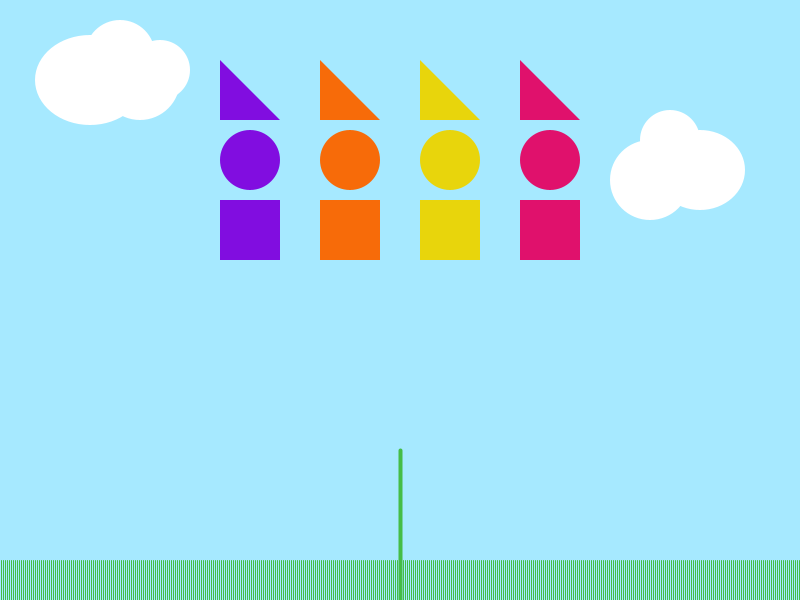
Frame 1 (no input)
Frame 60 (the mouse pressed at the canvas centre just before this capture): identical to frame 1, image omitted
Frame 120 (the mouse held since frame 60 and released just before this capture): identical to frame 1, image omitted

The Processing sketch that drew this single still picture (run headless with seeded random() and noise(); from frame 60 on, the mouse is pressed at the canvas centre):

// Processing sketch: processing_106745
// ── processing_106745.pde

float rotateAmountPurpleTriangle;
float rotateAmountOrangeTriangle;
float rotateAmountYellowTriangle;
float rotateAmountPinkTriangle;
float rotateAmountPurpleCircle;
float rotateAmountOrangeCircle;
float rotateAmountYellowCircle;
float rotateAmountPinkCircle;
float rotateAmountPurpleSquare;
float rotateAmountOrangeSquare;
float rotateAmountYellowSquare;
float rotateAmountPinkSquare;
boolean purpleTriangleButton;
boolean orangeTriangleButton;
boolean yellowTriangleButton;
boolean pinkTriangleButton;
boolean purpleSquareButton;
boolean orangeSquareButton;
boolean yellowSquareButton;
boolean pinkSquareButton;
boolean purpleCircleButton;
boolean orangeCircleButton;
boolean yellowCircleButton;
boolean pinkCircleButton;



void setup () {
  size (800, 600);
  ellipseMode(CENTER);

  purpleTriangleButton=false;
  orangeTriangleButton=false;
  yellowTriangleButton=false;
  pinkTriangleButton=false;
  purpleSquareButton=false;
  orangeSquareButton=false;
  yellowSquareButton=false;
  pinkSquareButton=false;
  purpleCircleButton=false;
  orangeCircleButton=false;
  yellowCircleButton=false;
  pinkCircleButton=false;
}

void draw () {
  background (166, 233, 255);

  //grass
  for (int i=0; i<799; i++) {
    stroke(69, 189, 71);
    strokeWeight (1);
    line(2*i+1, 560, 2*i+1, 600);
  }
  //flower stem
  stroke(69, 189, 71);
  strokeWeight (4);
  line(400, 450, 400, 600);

  //clouds
  noStroke();
  fill(255);
  ellipse(90, 80, 110, 90);
  ellipse(120, 55, 70, 70);
  ellipse(140, 80, 80, 80);
  ellipse(160, 70, 60, 60);

  ellipse(700, 170, 90, 80);
  ellipse(650, 180, 80, 80);
  ellipse(670, 140, 60, 60);

  //triangles
  noStroke();
  fill(129, 13, 224);
  triangle(220, 60, 220, 120, 280, 120);
  fill(247, 107, 9);
  triangle(320, 60, 320, 120, 380, 120);
  fill(232, 213, 12);
  triangle(420, 60, 420, 120, 480, 120);
  fill(224, 17, 108);
  triangle(520, 60, 520, 120, 580, 120);


  //circles
  fill(129, 13, 224);
  ellipse(250, 160, 60, 60);
  fill(247, 107, 9);
  ellipse(350, 160, 60, 60);
  fill(232, 213, 12);
  ellipse(450, 160, 60, 60);
  fill(224, 17, 108);
  ellipse(550, 160, 60, 60);

  //squares
  fill(129, 13, 224);
  rect(220, 200, 60, 60);
  fill(247, 107, 9);
  rect(320, 200, 60, 60);
  fill(232, 213, 12);
  rect(420, 200, 60, 60);
  fill(224, 17, 108);
  rect(520, 200, 60, 60);

  drawPurpleTriangle();
  drawOrangeTriangle();
  drawYellowTriangle();
  drawPinkTriangle();

  drawPurpleCircle();
  drawOrangeCircle();
  drawYellowCircle();
  drawPinkCircle();

  drawPurpleSquare();
  drawOrangeSquare();
  drawYellowSquare();
  drawPinkSquare();
}


void drawPurpleTriangle() {
  if (purpleTriangleButton) {
    pushMatrix();
    translate(400, 400);
    rotate(rotateAmountPurpleTriangle);
    fill(129, 13, 224, 100);
    triangle(30, 0, 90, 0, 90, -60);
    triangle(0, -30, 0, -90, -60, -90);
    triangle(-30, 0, -90, 0, -90, 60);
    triangle(0, 30, 0, 90, 60, 90);
    rotateAmountPurpleTriangle = rotateAmountPurpleTriangle - 0.07;
    popMatrix();
  }
  else {
  }
}

void drawOrangeTriangle() {
  if (orangeTriangleButton) {
    pushMatrix();
    translate(400, 400);
    rotate(rotateAmountOrangeTriangle);
    fill(247, 107, 9, 120);
    triangle(5, 0, 25, 0, 25, -20);
    triangle(0, -5, 0, -25, -20, -25);
    triangle(-5, 0, -25, 0, -25, 20);
    triangle(0, 5, 0, 25, 20, 25);
    rotateAmountOrangeTriangle = rotateAmountOrangeTriangle + 0.1;
    popMatrix();
  }
  else {
  }
}

void drawYellowTriangle() {
  if (yellowTriangleButton) {
    pushMatrix();
    translate(400, 400);
    rotate(rotateAmountYellowTriangle);
    fill(232, 213, 12, 150);
    triangle(0, 10, 100, 110, 0, 110);
    triangle(10, 0, 110, 0, 110, -100);
    triangle(0, -10, 0, -110, -100, -110);
    triangle(-10, 0, -110, 0, -110, 100);
    rotateAmountYellowTriangle = rotateAmountYellowTriangle - 0.08;
    popMatrix();
  }
  else {
  }
}

void drawPinkTriangle() {
  if (pinkTriangleButton) {
    pushMatrix();
    translate(400, 400);
    rotate(rotateAmountPinkTriangle);
    fill(224, 17, 108, 130);
    triangle(20, 0, 80, 0, 80, -60);
    triangle(0, -20, 0, -80, -60, -80);
    triangle(-20, 0, -80, 0, -80, 60);
    triangle(0, 20, 0, 80, 60, 80);
    rotateAmountPinkTriangle = rotateAmountPinkTriangle + 0.05;
    popMatrix();
  }
  else {
  }
}


void drawPurpleSquare() {
  if (purpleSquareButton) {
    pushMatrix();
    translate(400, 400);
    rotate(rotateAmountPurpleSquare);
    fill(129, 13, 224, 150);
    rect(10, -25, 50, 50);
    rect(-25, -60, 50, 50);
    rect(-60, -25, 50, 50);
    rect(-25, 10, 50, 50);
    rotateAmountPurpleSquare = rotateAmountPurpleSquare + 0.1;
    popMatrix();
  } 
  else {
  }
}

void drawOrangeSquare() {
  if (orangeSquareButton) {
    pushMatrix();
    translate(400, 400);
    rotate(rotateAmountOrangeSquare);
    fill(247, 107, 9, 100);
    rect(20, -30, 50, 50);
    rect(-30, -80, 50, 50);
    rect(-80, -30, 50, 50);
    rect(-30, 20, 50, 50);
    rotateAmountOrangeSquare = rotateAmountOrangeSquare - 0.05;
    popMatrix();
  } 
  else {
  }
}

void drawYellowSquare() {
  if (yellowSquareButton) {
    pushMatrix();
    translate(400, 400);
    rotate(rotateAmountYellowSquare);
    fill(232, 213, 12, 100);
    rect(50, -20, 50, 50);
    rect(-20, -90, 50, 50);
    rect(-90, -20, 50, 50);
    rect(-20, 50, 50, 50);
    rotateAmountYellowSquare = rotateAmountYellowSquare + 0.05;
    popMatrix();
  } 
  else {
  }
}

void drawPinkSquare() {
  if (pinkSquareButton) {
    pushMatrix();
    translate(400, 400);
    rotate(rotateAmountPinkSquare);
    fill(224, 17, 108, 150);
    rect(80, -25, 50, 50);
    rect(-25, -130, 50, 50);
    rect(-130, -25, 50, 50);
    rect(-25, 80, 50, 50);
    rotateAmountPinkSquare = rotateAmountPinkSquare - 0.1;
    popMatrix();
  } 
  else {
  }
}

void drawPurpleCircle() {
  if (purpleCircleButton) {
    pushMatrix();
    translate(400, 400);
    rotate(rotateAmountPurpleCircle);
    fill(129, 13, 224, 100);
    ellipse(100, 0, 60, 60);
    ellipse(0, -100, 60, 60);
    ellipse(-100, 0, 60, 60);
    ellipse(0, 100, 60, 60);
    rotateAmountPurpleCircle = rotateAmountPurpleCircle + 0.09;
    popMatrix();
  } 
  else {
  }
}

void drawOrangeCircle() {
  if (orangeCircleButton) {
    pushMatrix();
    translate(400, 400);
    rotate(rotateAmountOrangeCircle);
    fill(247, 107, 9, 200);
    ellipse(130, 0, 80, 80);
    ellipse(0, -130, 80, 80);
    ellipse(-130, 0, 80, 80);
    ellipse(0, 130, 80, 80);
    rotateAmountOrangeCircle = rotateAmountOrangeCircle + 0.13;
    popMatrix();
  } 
  else {
  }
}

void drawYellowCircle() {
  if (yellowCircleButton) {
    pushMatrix();
    translate(400, 400);
    rotate(rotateAmountYellowCircle);
    fill(232, 213, 12, 150);
    ellipse(30, 0, 50, 50);
    ellipse(0, -30, 50, 50);
    ellipse(-30, 0, 50, 50);
    ellipse(0, 30, 50, 50);
    rotateAmountYellowCircle = rotateAmountYellowCircle - 0.06;
    popMatrix();
  } 
  else {
  }
}

void drawPinkCircle() {
  if (pinkCircleButton) {
    pushMatrix();
    translate(400, 400);
    rotate(rotateAmountPinkCircle);
    fill(224, 17, 108, 150);
    ellipse(90, 0, 80, 80);
    ellipse(0, -90, 80, 80);
    ellipse(-90, 0, 80, 80);
    ellipse(0, 90, 80, 80);
    rotateAmountPinkCircle = rotateAmountPinkCircle - 0.06;
    popMatrix();
  } 
  else {
  }
}

void mouseClicked() {
  if (dist(mouseX, mouseY, 240, 95)<50) {
    purpleTriangleButton =! purpleTriangleButton;
  }
  if (dist(mouseX, mouseY, 340, 95)<50) {
    orangeTriangleButton =! orangeTriangleButton;
  }
  if (dist(mouseX, mouseY, 440, 95)<50) {
    yellowTriangleButton =! yellowTriangleButton;
  }
  if (dist(mouseX, mouseY, 540, 95)<50) {
    pinkTriangleButton =! pinkTriangleButton;
  }
  if (mouseX>220 && mouseX<280 && mouseY>200 && mouseY<260) {
    purpleSquareButton =! purpleSquareButton;
  }

  if (mouseX>320 && mouseX<380 && mouseY>200 && mouseY<260) {
    orangeSquareButton =! orangeSquareButton;
  }

  if (mouseX>420 && mouseX<480 && mouseY>200 && mouseY<260) {
    yellowSquareButton =! yellowSquareButton;
  }

  if (mouseX>520 && mouseX<580 && mouseY>200 && mouseY<260) {
    pinkSquareButton =! pinkSquareButton;
  }

  if (dist(mouseX, mouseY, 250, 160)<30) {
    purpleCircleButton =! purpleCircleButton;
  }

  if (dist(mouseX, mouseY, 350, 160)<30) {
    orangeCircleButton =! orangeCircleButton;
  }

  if (dist(mouseX, mouseY, 450, 160)<30) {
    yellowCircleButton =! yellowCircleButton;
  }

  if (dist(mouseX, mouseY, 550, 160)<30) {
    pinkCircleButton =! pinkCircleButton;
  }
}
